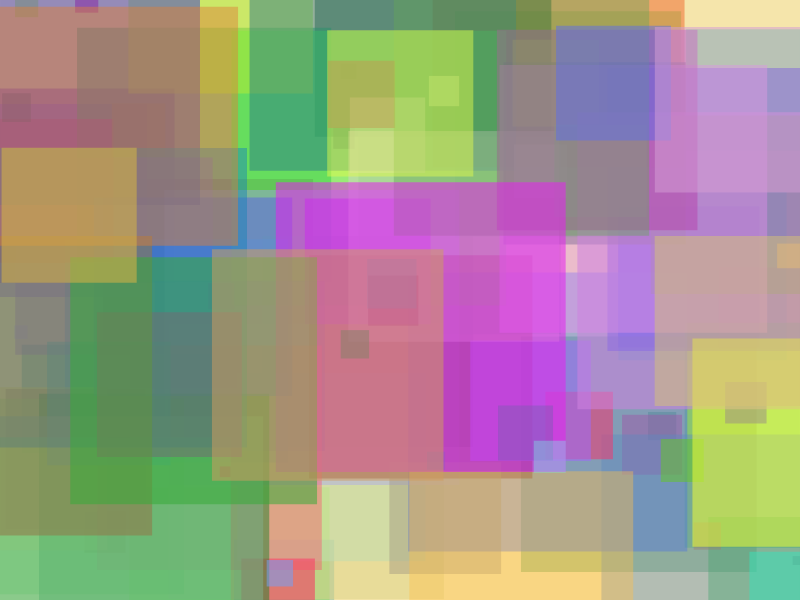
Frame 1 (no input)
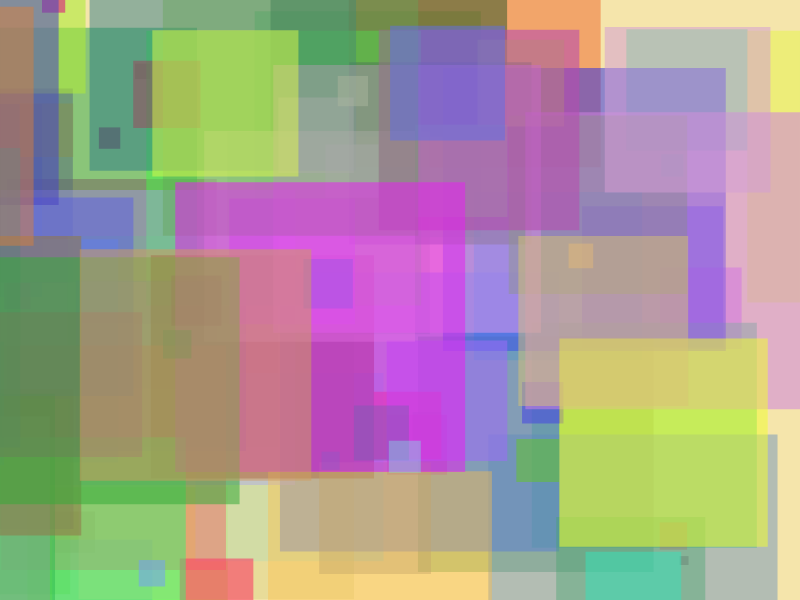
Frame 60 (no input)
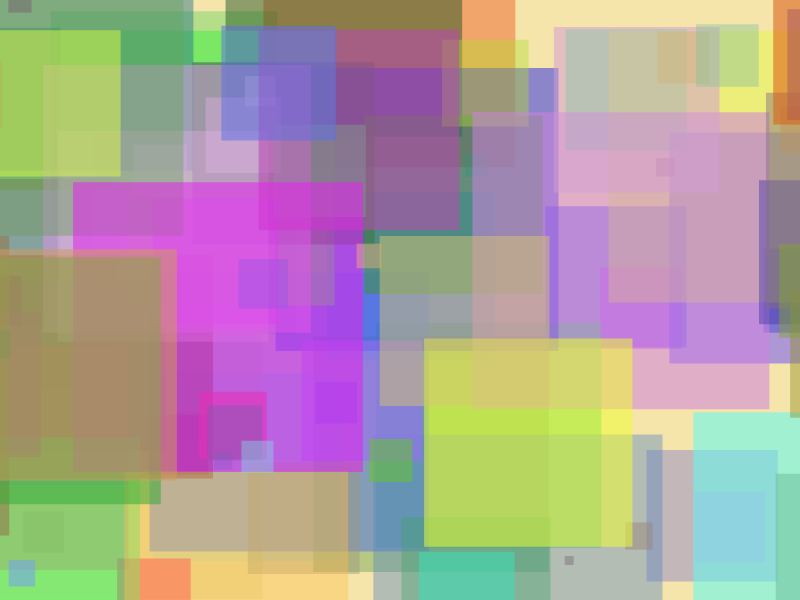
Frame 120 (the mouse pressed at the canvas centre since frame 60)

The p5.js sketch that drew these frames (run headless with seeded random() and noise() and a simulated clock; from frame 60 on, the mouse is pressed at the canvas centre):

// p5.js sketch
// ── sketch.js
var squares = [];

function setup() {
  createCanvas(displayWidth, displayHeight);
  for(let i = 0; i < 100; i++) {
    squares[i] = new zoomie();
  }
}

function draw() {
  background(245, 229, 171);

  for(let s in squares) {
    squares[s].exist();
  }
}


class zoomie {
  constructor() {
    this.x = random(0, displayWidth);
    this.y = random(0, displayHeight);
    this.size = random(5, 300);
    this.c = color(random(20,255), random(20,255), random(20,255), random(100,150));
    this.vel = random(-4, -0.5);
  }

  reset() {
    this.size = random(5, 300);
    this.x = displayWidth + 5 + this.size/2;
    this.y = random(0, displayHeight);
    this.c = color(random(20,255), random(20,255), random(20,255), random(100,150));
    this.vel = random(-4, -0.5);
  }

  move() {
    this.x += this.vel;
  }

  exist() {
    rectMode(CENTER);
    this.move();
    fill(this.c);
    strokeWeight(0);
    rect(this.x, this.y, this.size);

    if(this.x < -this.size) {
      this.reset();
    }
  }
}
